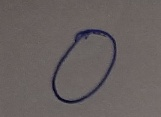
#> input picture HandwrittenNumberRecognition/Samples/0/img0/1.jpg, 161 x 117 px, given as the content of the folder RawSamples, which was not available
$ python HandwrittenNumberRecognition.py
#> lines starting #> are read from the running program, lines starting #| are printed output that depends on the picture; after the words box and inside, x2 and y2 are one past the last pixel; in counts of white or black regions, pixels touching at a corner belong together; pictures that were not available may be replaced by others from this repository, and a replacement may not be noted
### HandwrittenNumberRecognition/GetSamples.py
import cv2 as cv
import os
import numpy as np
import Preprocess
import myHoughLine


def getSamples(inputPath,outputFolder,showSteps,mode):
    # mode == 1: get training sample
    # mode == 0: get test sample
    print("Getting samples ...")
    listFiles = os.listdir(inputPath)
    for file in listFiles:
        print(file)
        getSamplesFromFile(file,inputPath,outputFolder,showSteps,mode)
    print("Done")
    return
#end function


def getSamplesFromFile(file,inputPath,outputFolder,showSteps, mode):

    y_const = 40
    x_const = 90


    (fileName,fileType) = file.split(".")
    img = cv.imread(inputPath+ "/" + fileName +"."+ fileType)

    img = cv.resize(img,dsize=(2100,1480))

    (h,w,d) = img.shape

    imgGrayscale, imgThresh = Preprocess.preprocess(img)

    x_axis = np.zeros(w,int)
    y_axis = np.zeros(h,int)
    yBlur = np.zeros((h,w), np.uint8)

    for i in range(h):
        for j in range(w):
            px = imgThresh[i,j]
            y_axis[i] += px
        y_axis[i] /= w
        y_axis[i] = 0 if (y_axis[i]<y_const) else 255

    if (showSteps):
        for i in range(h):
            for j in range(w):
                yBlur[i,j] = y_axis[i]

        cv.imshow("img",imgThresh)
        cv.imshow("yBlur",yBlur)
        cv.waitKey(1)
    ##########################################################################################
    y = np.zeros(h,int)
    i = 0
    while (i < h):
        if (y_axis[i] == 255):
            for j in range(i+1,h):
                if (y_axis[j] == 0): break
            t = int((i+j-1)/2)
            y[t] = 1
            i=j+1
        else:
            i+=1

    #Get avg row height
    for i in range(h):
        if(y[i]==1):
            break

    for j in reversed(range(h)):
        if(y[j]==1): break

    avgRowHeight = (j-i)/9

    #get the end point of the last row
    i=h-1
    while(i>=0):
        if y[i] == 1: break
        else: i-=1

    j=i-1
    while(j>=0):
        if (y[j]==1):
            if(i-j<avgRowHeight*0.8): y[j]=0
            else: i=j
            j-=1
        else:
            j-=1

    # get the start point of the first row
    for i in range(h):
        if y[i] == 1: break

    count = 0
    count2 = 0
    j=i+1
    while (j<h):
        if y[j]==1:
            rowThresh = imgThresh[i:j,0:w]
            row = img[i:j,0:w]
            rowHeight = j-i
            for k in range(w):
                for l in range(rowHeight):
                    px = rowThresh[l,k]
                    x_axis[k] += px
                x_axis[k] /= (rowHeight)
                x_axis[k] = 0 if (x_axis[k] < x_const) else 255

            if(showSteps):
                xblur = np.zeros((rowHeight,w), np.uint8)
                for k in range(w):
                    for l in range(rowHeight):
                        xblur[l,k]=x_axis[k]
                cv.imshow("xblur",xblur)
                cv.imshow("row",row)
                cv.waitKey(1)

            x = np.zeros(w,int)
            k = 0
            while (k < w):
                if (x_axis[k] == 255):
                    for l in range(k+1,w):
                        if (x_axis[l] == 0): break
                    t = int((k+l-1)/2)
                    x[t] = 1
                    k=l+1
                else:
                    k+=1

            #Delete the first x[k]==1
            for k in range(w):
                if(x[k]==1):
                    x[k]=0
                    break

            #Get avg box width
            for k in range(w):
                if(x[k]==1):
                    break

            for l in reversed(range(0,w)):
                if(x[l]==1): break

            avgBoxWidth=(l-k)/10

            count1=0
            l=k+1
            while (l<w):
                if(x[l]==1):
                    if ((l-k)<avgBoxWidth*0.9): x[l]=0
                    else:
                        box = np.zeros((rowHeight, l-k, d), np.uint8)
                        padding = 10
                        left = 0 if (k - padding) < 0 else k - padding
                        right = w if (l + padding) > w-1 else l + padding
                        top = 0 if (i - padding) < 0 else i - padding
                        bottom = h-1 if (j + padding) >= h else j + padding

                        boxThresh = imgThresh[top:bottom,left:right]
                        boxImg = img[top:bottom,left:right]

                        # use HoughLine Transform
                        box, boxThresh = myHoughLine.myHoughLine(boxThresh,boxImg,100,120,showSteps)
                        ####################################################################################

                        #if (showSteps):
                        if True:
                            cv.imshow("box",box)
                            cv.imshow("boxThresh",boxThresh)
                            cv.waitKey(1)
                        # save sample
                        if (mode==1):
                            dir = outputFolder+"/"+str(count)+"/"+fileName
                            if (os.path.exists(dir)):
                                pass
                            else:
                                os.mkdir(dir)
                            cv.imwrite(dir+"/"+str(count1)+".jpg",box)
                        elif (mode==0):
                            cv.imwrite(outputFolder+"/"+str(count2)+".jpg",box)

                        k=l
                        count1+=1
                        count2+=1
                    l+=1
                else:
                    l+=1

            i=j
            j+=1
            count +=1
        else: j+=1


    # [4 lines of commented-out code are left out]
    return
#end function

### HandwrittenNumberRecognition/Preprocess.py
# Preprocess.py

import cv2 as cv
import numpy as np
import math
import myMath

# module level variables ##########################################################################
GAUSSIAN_SMOOTH_FILTER_SIZE = (5, 5)
ADAPTIVE_THRESH_BLOCK_SIZE = 19
ADAPTIVE_THRESH_WEIGHT = 9

###################################################################################################
def preprocess(imgOriginal):
    imgGrayscale = extractValue(imgOriginal)

    imgMaxContrastGrayscale = maximizeContrast(imgGrayscale)

    height, width = imgGrayscale.shape

    imgBlurred = np.zeros((height, width, 1), np.uint8)

    imgBlurred = cv.GaussianBlur(imgMaxContrastGrayscale, GAUSSIAN_SMOOTH_FILTER_SIZE, 0)

    imgThresh = cv.adaptiveThreshold(imgBlurred, 255.0, cv.ADAPTIVE_THRESH_GAUSSIAN_C, cv.THRESH_BINARY_INV, ADAPTIVE_THRESH_BLOCK_SIZE, ADAPTIVE_THRESH_WEIGHT)

    return imgGrayscale, imgThresh
# end function

###################################################################################################
def extractValue(imgOriginal):
    height, width, numChannels = imgOriginal.shape

    imgHSV = np.zeros((height, width, 3), np.uint8)

    imgHSV = cv.cvtColor(imgOriginal, cv.COLOR_BGR2HSV)

    imgHue, imgSaturation, imgValue = cv.split(imgHSV)

    return imgValue
# end function

###################################################################################################
def maximizeContrast(imgGrayscale):

    height, width = imgGrayscale.shape

    imgTopHat = np.zeros((height, width, 1), np.uint8)
    imgBlackHat = np.zeros((height, width, 1), np.uint8)

    structuringElement = cv.getStructuringElement(cv.MORPH_RECT, (3, 3))

    imgTopHat = cv.morphologyEx(imgGrayscale, cv.MORPH_TOPHAT, structuringElement)
    imgBlackHat = cv.morphologyEx(imgGrayscale, cv.MORPH_BLACKHAT, structuringElement)

    imgGrayscalePlusTopHat = cv.add(imgGrayscale, imgTopHat)
    imgGrayscalePlusTopHatMinusBlackHat = cv.subtract(imgGrayscalePlusTopHat, imgBlackHat)

    return imgGrayscalePlusTopHatMinusBlackHat
# end function

###################################################################################################
#
# input: image Thresh
# output: image Thresh with linesize = 1px
def makeThin(imgThresh):

    (h,w) = imgThresh.shape[:2]
    imgThin = np.zeros((h,w),np.uint8)
    for i in range(h):
        j=0
        s=0
        while j < w-1 :
            if imgThresh[i,j]==0 and imgThresh[i,j+1]==255:
                s=j+1
                e=s
                c = True
                for t in range(s,w-1):
                    if imgThresh[i,t]==255 and imgThresh[i,t+1]==0:
                        c = False
                        e=t
                        break
                if c: e = w-1
                imgThin[i,(e-s)//2+s]=255
                j=e+1
            else:
                j+=1

    for j in range(w):
        i=0
        s=0
        while i < h-1 :
            if imgThresh[i,j]==0 and imgThresh[i+1,j]==255:
                s=i+1
                e=s
                c = True
                for t in range(s,h-1):
                    if imgThresh[t,j]==255 and imgThresh[t+1,j]==0:
                        c = False
                        e=t
                        break
                if c: e = h-1
                imgThin[(e-s)//2+s,j]=255
                i=e+1
            else:
                i+=1

    # [51 lines of commented-out code are left out]

    l = np.array([1,2,0])
    r = np.array([1,2,0])
    for i in range(h):
        for j in range(w):
            if imgThin[i,j]!=255:
                continue
            temp=imgThin[i-1:i+2,j-1:j+2]
            if temp.sum()==255:
                imgThin[i,j]=0
    return imgThin
# end function

###################################################################################################
#
# input: image Thresh, padding
# output: image Thresh with linesize = (input + pad*2) px
def makeFat(imgThresh,padding):
    blurFilter = np.zeros((padding*2+1,padding*2+1),np.uint8);
    for i in range(padding*2+1):
        for j in range(padding*2+1):
            blurFilter[i,j]=1
    (h,w) = imgThresh.shape[:2]

    imgFat = myMath.convolve(imgThresh,blurFilter)
    for i in range(h):
        for j in range(w):
            imgFat[i,j] = 0 if imgFat[i,j]==0 else 255


    return imgFat

# end function


###################################################################################################
#
# resize the side of image to be standard
def standardize(imgThresh,padding):
    h = len(imgThresh)
    w = len(imgThresh[0])

    top=h
    bottom = 0
    left = w
    right = 0
    for i in range(h):
        for j in range(w):
            if (imgThresh[i,j]==255):
                if i>bottom: bottom = i
                elif i <top: top = i

                if j > right: right = j
                elif j< left: left = j

    img = imgThresh[top:bottom+1,left:right+1]

    img = cv.resize(img,dsize=(50,100),interpolation = cv.INTER_AREA)

    imgOutput = np.zeros((100+padding*2,50+padding*2),np.uint8)

    for i in range(padding,padding+100):
        for j in range(padding, padding+ 50):
            imgOutput[i,j] = img[i-padding,j- padding]

    return imgOutput

# end function

### HandwrittenNumberRecognition/myMath.py
# myMath.py
import os
import numpy as np
import cv2 as cv


TEST_KERNEL = np.array([[0,-1,0],
                        [-1,4,-1],
                        [0,-1,0]])

BOX_BLUR = np.array([[1,1,1],
                    [1,1,1],
                    [1,1,1]])

GAUSSIAN_BLUR_3x3 = np.array([[1,2,1],
                            [2,4,2],
                            [1,2,1]])

EDGE_V1 = np.array([[0,-1,0],
                    [-1,4,-1],
                    [0,-1,0]])

EDGE_V2 = np.array([[-1,-1,-1],
                    [-1,8,-1],
                    [-1,-1,-1]])

###################################################################################################
#
def convolve(image, kernel):
    (iH,iW) = image.shape[:2]
    (kH,kW) = kernel.shape[:2]

    pad = (kW - 1)//2
    imageWithPad = np.zeros((iH+2*pad,iW+2*pad),np.uint32)
    for i in range(pad,pad+iH):
        for j in range(pad,pad+iW):
            imageWithPad[i,j] = image[i-pad,j-pad]
    output = np.zeros((iH,iW),np.float32)

    for i in range(pad,iH+pad):
        for j in range(pad,iW+pad):
            top = i - pad
            bottom = i + pad +1
            left = j - pad
            right = j+pad +1
            roi = imageWithPad[top:bottom, left:right]
            try:
                k = (roi*kernel).sum()
            except:
                #print("Warning: operands could not be broadcast together.")
                continue

            output[i-pad,j-pad] = k

    # rescale output image to be in range [0,255]
    temp = kernel.sum()
    if temp !=0:
        for i in range(iH):
            for j in range(iW):
                output[i,j] = int(output[i,j]/temp)
    else:
        for i in range(iH):
            for j in range(iW):
                output[i,j] = int(output[i,j])

    output = rescale(output)
    output = output.astype("uint8")

    return output
# end function

###################################################################################################
#
# rescale image to be in range [0,255]
def rescale(input):
    (iH,iW) = input.shape[:2]
    max = input[0,0]
    min = input[0,0]

    for i in range(iH):
        for j in range(iW):
            if input[i,j] > max : max = input[i,j]
            if input[i,j] < min :
                min = input[i,j]
    for i in range(iH):
        for j in range(iW):
            input[i,j] = int((input[i,j]-min)/(max-min)*255)
    return input
# end function

### HandwrittenNumberRecognition/HandwrittenNumberRecognition.py
import GetSamples
import cv2 as cv
import os
import numpy as np
import Preprocess
import myMath

inputPath = 'RawSamples'
outputFolder = 'Samples'
classifiedFolder = 'Classified'

padding = 3
height = 100 + padding*2
width = 50 + padding*2

def Classify(showSteps):

    print("Loading...")
    for folder in os.listdir("Samples"):
        file = open(classifiedFolder+"/"+folder+".txt","w")
        for list in os.listdir("Samples/"+folder):
            for sample in os.listdir("Samples/"+folder+"/"+list):
                imgDir = "Samples/"+folder+"/"+list+"/"+sample
                print(imgDir)

                img = cv.imread(imgDir)
                imgGrayscale, imgThresh = Preprocess.preprocess(img)
                imgThin = Preprocess.makeThin(imgThresh)
                imgStd = Preprocess.standardize(imgThin,padding)
                imgFat = Preprocess.makeFat(imgStd,padding)

                if showSteps:
                    cv.imshow("img",img)
                    cv.imshow("imgThresh",imgThresh)
                    cv.imshow("imgThin", imgThin)
                    cv.imshow("imgStd",imgStd)
                    cv.imshow("imgFat", imgFat)
                    cv.waitKey(1)

                for k in range(height):
                        for l in range(width):
                            file.write(str(imgFat[k,l])+" ")
                file.write("\n")
        file.close()
    print("Done")
    return
#end function

def Test(imgDir,n):
    imgInput = cv.imread(imgDir)

    (h,w,d) = imgInput.shape
    if h>212 or w>166:
        imgInput = cv.resize(imgInput,dsize=(166,212),interpolation = cv.INTER_AREA)
    cv.imshow("imgInput",imgInput)
    cv.waitKey(1)

    print("Preprocessing...")
    imgGrayscale, imgThresh = Preprocess.preprocess(imgInput)
    imgThin = Preprocess.makeThin(imgThresh)
    imgStd = Preprocess.standardize(imgThin,padding)
    img = Preprocess.makeFat(imgStd,padding)

    cv.imshow("imgThresh",imgThresh)
    cv.imshow("imgThin",imgThin)

    cv.imshow("img",img)
    cv.waitKey(1)
    print("Done")
    print("Comparing...")
    max=0
    for file in os.listdir("Classified"):
        nline = sum(1 for line in open("Classified/"+file))
        if(nline>max): max=nline

    comparisonResults = np.zeros((10,max),int)
    for f in os.listdir("Classified"):
        (fileName,fileType) = f.split(".")
        file = open("Classified/"+f,"r")
        lineCount = 0
        for line in file:
            data = line.split()
            for k in range(height):
                for l in range(width):
                    if(int(img[k,l])==int(data[k*width+l])):
                        comparisonResults[int(fileName),lineCount]+=1
            comparisonResults[int(fileName),lineCount]/=(height*width/100)
            print(fileName + "-" + str(lineCount) +"-"+ str(comparisonResults[int(fileName),lineCount]) + "%")
            lineCount+=1
        file.close()
    print("Done")
    print("Collecting Result")
    kNN = np.zeros((2,n),int)
    for i in range(10):
        for j in range(max):
            for l in range(n):
                if (comparisonResults[i,j]>kNN[0,l]):
                    for k in reversed(range(l+1,n)):
                        kNN[0:1,k]=kNN[0:1,k-1]
                    kNN[0,l]=comparisonResults[i,j]
                    kNN[1,l]=i
                    break

    for i in range(n):
        print(f'kNN[{i}]={kNN[0,i]}%-{kNN[1,i]}')

    result = np.zeros((2,10),int)
    for i in range(n):
        result[0,kNN[1,i]] += 1
        result[1,kNN[1,i]] += kNN[0,i]

    r=0
    for i in range(1,10):
        if (result[0,i]>result[0,r]):
            r=i
        elif (result[0,i]==result[0,r]) and (result[1,i]>result[1,r]):
            r=i
    print(f'Result:{r}')


    return
#end function


def main():
    GetSamples.getSamples("RawSamples","Samples",False,1)
#> in getSamplesFromFile, img is the input picture: shape (117, 161, 3); mean B, G, R 95.8, 97, 104.4
#> in extractValue, `imgHSV = cv.cvtColor(imgOriginal, cv.COLOR_BGR2HSV)`: imgHSV: shape (1480, 2100, 3); mean H, S, V 22.1, 25.7, 104.9
#> in preprocess, `imgThresh = cv.adaptiveThreshold(imgBlurred, 255.0, cv.ADAPTIVE_THRESH..`: imgThresh: shape (1480, 2100); 0% white in thin lines or dots, all inside (x1, y1, x2, y2) = (984, 511, 985, 514)
#> after the loop in getSamplesFromFile, `while (i < h):`: i = 1480
#> after the loop in getSamplesFromFile, `while(i>=0):`: i = -1
#> in getSamplesFromFile, `j=i-1`: j = -2

    Classify(True)
#> in extractValue (call 2), `imgHSV = cv.cvtColor(imgOriginal, cv.COLOR_BGR2HSV)`: imgHSV: shape (117, 161, 3); mean H, S, V 23.4, 25.8, 105.1
#> in preprocess (call 2), `imgThresh = cv.adaptiveThreshold(imgBlurred, 255.0, cv.ADAPTIVE_THRESH..`:
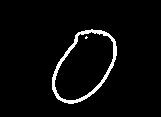
#> imgThresh: shape (117, 161); 3.8% white; 2 white regions (1 under 20 px), largest, box (x1, y1, x2, y2) and area: (52, 29, 117, 104) 709
#> after the loop in makeThin, `for i in range(h):`: imgThin: shape (117, 161); 0.79% white in thin lines or dots, all inside (x1, y1, x2, y2) = (53, 29, 115, 104)
#> after the loop in makeThin, `for j in range(w):`:
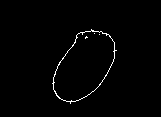
#> imgThin: shape (117, 161); 1.2% white in thin lines or dots, all inside (x1, y1, x2, y2) = (52, 29, 117, 104)
#> in standardize, `h = len(imgThresh)`: h = 117
#> in standardize, `w = len(imgThresh[0])`: w = 161
#> in standardize, `top=h`: top = 117
#> in standardize, `left = w`: left = 161
#> after the loop in standardize, `for i in range(h):`: left = 52; top = 30
#> in standardize, `img = imgThresh[top:bottom+1,left:right+1]`: img: shape (74, 65); 4.6% white in thin lines or dots
#> after the loop in convolve, `for i in range(pad,pad+iH):`:
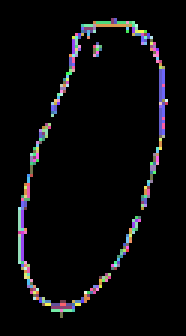
#> imageWithPad: shape (112, 62) uint32 (shown 3 times larger); 140 distinct labels, from 0 to 255; one colour per label, 0 black
#> after the loop in convolve, `for i in range(pad,iH+pad):`:
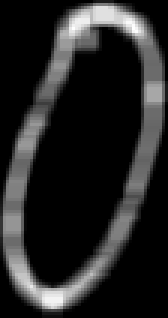
#> output: shape (106, 56) float32 (shown 3 times larger); min 0, max 3252, mean 480.3; drawn with min black and max white
#> in rescale, `max = input[0,0]`: max = 0
#> after the loop in rescale, `for i in range(iH):`: max = 66; min = 0
#> after the loop in makeFat, `for i in range(h):`: imgFat: shape (106, 56); 37% white; 1 white region, box (x1, y1, x2, y2) and area: (0, 0, 56, 106) 2197

    Test("TestSamples/10.jpg",5)
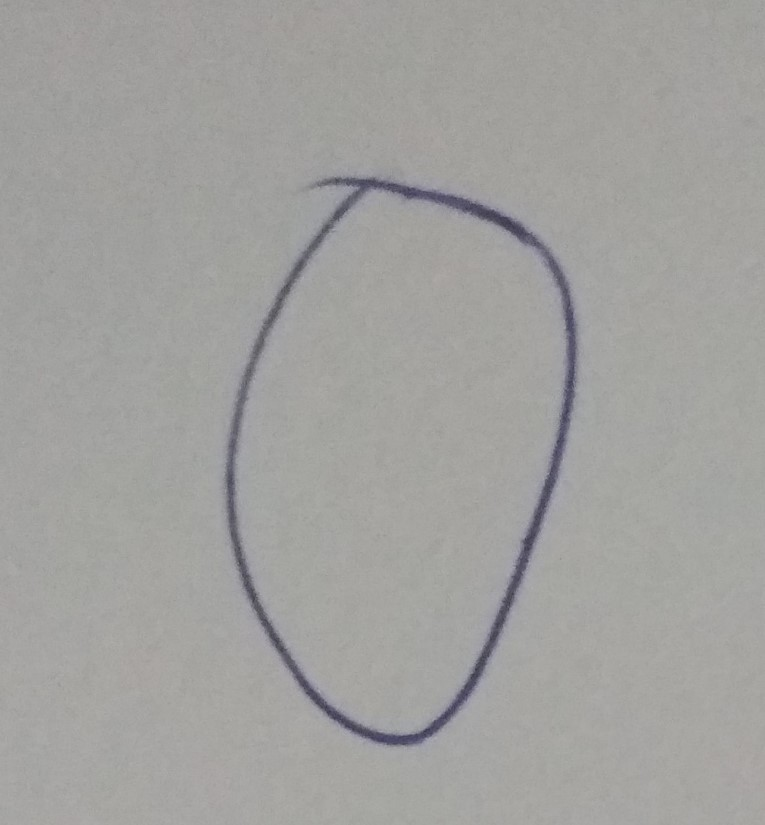
#> input picture HandwrittenNumberRecognition/TestSamples/10.jpg, 765 x 825 px
#> in Test, imgInput is the input picture: shape (825, 765, 3); mean B, G, R 158.7, 161, 161.5
#> in extractValue (call 6), `imgHSV = cv.cvtColor(imgOriginal, cv.COLOR_BGR2HSV)`: imgHSV: shape (212, 166, 3); mean H, S, V 33.9, 6.9, 162.2
#> in extractValue (call 6), `imgHue, imgSaturation, imgValue = cv.split(imgHSV)`:
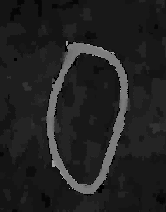
#> imgHue: shape (212, 166); min 0, max 165, mean 33.9
#> in preprocess (call 6), `imgThresh = cv.adaptiveThreshold(imgBlurred, 255.0, cv.ADAPTIVE_THRESH..`: imgThresh: shape (212, 166); 3.2% white; 1 white region, box (x1, y1, x2, y2) and area: (48, 45, 126, 192) 1141
#> after the loop in makeThin (call 5), `for i in range(h):`: imgThin: shape (212, 166); 0.82% white in thin lines or dots, all inside (x1, y1, x2, y2) = (49, 45, 125, 192)
#> after the loop in makeThin (call 5), `for j in range(w):`:
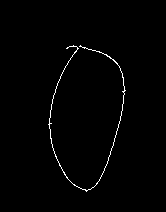
#> imgThin: shape (212, 166); 1% white in thin lines or dots, all inside (x1, y1, x2, y2) = (48, 45, 126, 192)
    cv.waitKey(0)
    cv.destroyAllWindows()
    return
#end function

if __name__ == '__main__':
#> (the run stopped early here; a loop or call above may not have finished)
